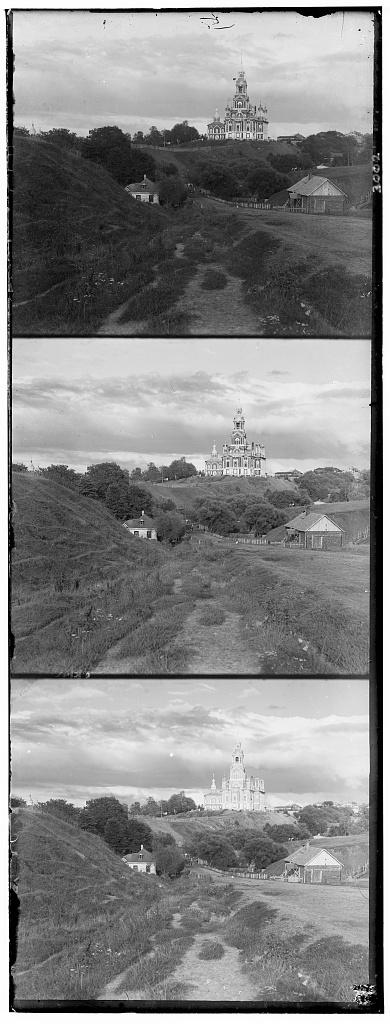
#> input picture projects/project1/CS180_fa2026_proj1_data/cathedral.jpg, 390 x 1024 px; its folder holds only this picture in this run
$ python main.py
#> lines starting #> are read from the running program, lines starting #| are printed output that depends on the picture
"""
CS180 (CS280A): Project 1 starter Python code.

These are suggested libraries. Instead of scikit-image, you could use
matplotlib and OpenCV to read, write, and display images.
"""

import numpy as np
import skimage as sk
import skimage.io as skio
from pathlib import Path
DATA_DIR = Path(__file__).parent / "CS180_fa2026_proj1_data"
OUT_DIR = Path(__file__).parent / "CS180_fa2026_merged_photos"
BASELINE_OUT_DIR = Path(__file__).parent / "CS180_fa2026_baseline_photos"
OFFSETS_FILE = Path(__file__).parent / "offsets.txt"
OUT_DIR.mkdir(exist_ok=True)
BASELINE_OUT_DIR.mkdir(exist_ok=True)
def auto_contrast(img, low_percentile=1, high_percentile=99):
    low = np.percentile(img, low_percentile)
    high = np.percentile(img, high_percentile)

    img = (img - low) / (high - low)
    return np.clip(img, 0, 1)
def edge_image(img):
    dy = np.diff(img, axis=0, append=img[-1:, :])
    dx = np.diff(img, axis=1, append=img[:, -1:])
    return np.sqrt(dx**2 + dy**2)
def cross_correlation(shifted, reference):
    a = shifted - np.mean(shifted)
    b = reference - np.mean(reference)

    score = np.sum(a * b) / (
        np.linalg.norm(a) * np.linalg.norm(b)
    )
    return score
def align(channel, reference, cleanup=True):
    def pyramid_helper(ch, ref, center=(0,0), radius=15):
        if min(ch.shape) > 300:

            ch_small = sk.transform.rescale(ch, 0.5, anti_aliasing=True)
            ref_small = sk.transform.rescale(ref, 0.5, anti_aliasing=True)
            small_dy, small_dx = pyramid_helper(ch_small, ref_small)
            center = (2 * small_dy, 2 * small_dx)
            radius = 5


        best = [-np.inf, 0 , 0]
        center_y, center_x = center
        for dy in range(center_y - radius, center_y + radius + 1):
            for dx in range(center_x - radius, center_x + radius + 1):
                shifted = np.roll(ch, shift=(dy, dx), axis=(0, 1))
                if cleanup:
                    score = cross_correlation(crop_center(edge_image(shifted)), crop_center(edge_image(ref)))
                else:
                    score = cross_correlation(shifted, ref)
                if (score > best[0]):
                    best[0], best[1], best[2] = score, dy, dx
        return best[1], best[2]
    dy, dx = pyramid_helper(channel, reference)
    return np.roll(channel, shift=(dy, dx), axis=(0, 1)), (dy, dx)
def crop_center(img, margin=0.25):
    h, w = img.shape[:2]
    y = int(h * margin)
    x = int(w * margin)
    return img[y:h-y, x:w-x]
def process_image(imname, out_dir, cleanup=True):
    # read in the image
#> called with imname = 'cathedral.jpg', cleanup = True
    im = skio.imread(DATA_DIR / imname)
#> im is the input picture: shape (1024, 390); min 0, max 255, mean 133.7

    # convert to double (might want to do this later on to save memory)
    im = sk.img_as_float(im)
    if im.ndim == 3:
        im = im[:, :, 0]

    # compute the height of each part (just 1/3 of total)
    height = np.floor(im.shape[0] / 3.0).astype(int)
#> height = 341

    # separate color channels
    b = im[:height]
    g = im[height : 2 * height]
    r = im[2 * height : 3 * height]

    # align the images
    # functions that might be useful for aligning the images include:
    # np.roll, np.sum, sk.transform.rescale (for multiscale)
    ag, g_offset = align(g, b, cleanup)
#> the loop in pyramid_helper (call 2), `for dy in range(center_y - radius, center_y + radius + 1):` made 31 passes
#> pass 1, in edge_image (call 2), `dx = np.diff(img, axis=1, append=img[:, -1:])`:
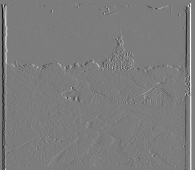
#> dx: shape (170, 195) float64; min -0.833, max 0.869, mean 1.22e-05; drawn with min black and max white
    ar, r_offset = align(r, b, cleanup)
#> call 3 of pyramid_helper, with center = (0, 0), radius = 15
#> call 4 of pyramid_helper, with center = (0, 0), radius = 15
#> after the loop in pyramid_helper (call 4), `for dy in range(center_y - radius, center_y + radius + 1):`:
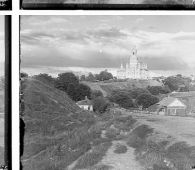
#> shifted: shape (170, 195) float64; min 0.000359, max 0.997, mean 0.584
#> the loop in pyramid_helper (call 3), `for dy in range(center_y - radius, center_y + radius + 1):` made 11 passes
#> pass 1, in cross_correlation (call 2044), `b = reference - np.mean(reference)`:
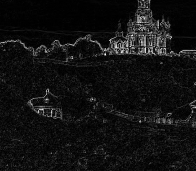
#> b: shape (171, 196) float64; min -0.0582, max 0.759, mean -5.51e-18; drawn with min black and max white
#> after the loop in pyramid_helper (call 3), `for dy in range(center_y - radius, center_y + radius + 1):`:
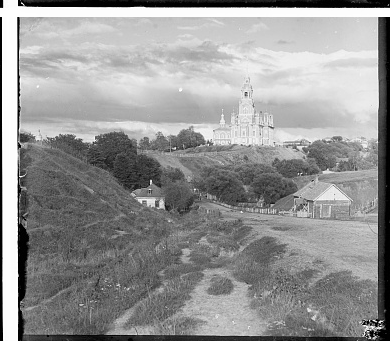
#> shifted: shape (341, 390) float64; min 0, max 1, mean 0.584
    with OFFSETS_FILE.open("a") as offsets:
        offsets.write(f"{imname}: G offset {g_offset}, R offset {r_offset}\n")

    # create a color image
    im_out = np.dstack([ar, ag, b])
    if cleanup:
        im_out = crop_center(im_out, margin=0.07)
#> im_out: shape (295, 336, 3) float64
        im_out = auto_contrast(im_out)
    # save the image
    fname = out_dir / f"{Path(imname).stem}_out.jpg"
    skio.imsave(fname, sk.img_as_ubyte(np.clip(im_out, 0, 1)))
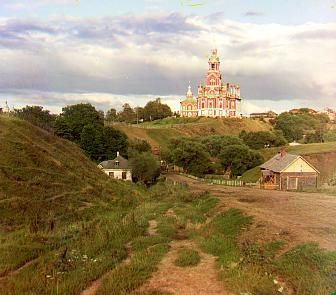
#> saved as cathedral_out.jpg: shape (295, 336, 3); mean R, G, B 153.5, 135.9, 102.3
    print(fname)

# name of the input file

OFFSETS_FILE.write_text("")
for image_path in DATA_DIR.iterdir():
    if image_path.suffix.lower() in [".jpg", ".tif", ".png"]:
        process_image(image_path.name, OUT_DIR)
        process_image(image_path.name, BASELINE_OUT_DIR, cleanup=False)
#> after the loop in pyramid_helper (call 5), `for dy in range(center_y - radius, center_y + radius + 1):`:
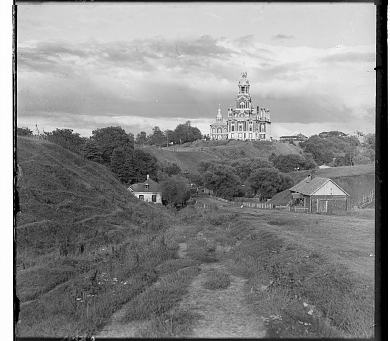
#> shifted: shape (341, 390) float64; min 0, max 1, mean 0.54
#> the loop in pyramid_helper (call 8), `for dy in range(center_y - radius, center_y + radius + 1):` made 31 passes
#> pass 1, in cross_correlation (call 3249), `a = shifted - np.mean(shifted)`:
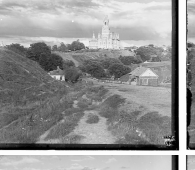
#> a: shape (170, 195) float64; min -0.584, max 0.412, mean -3.69e-17; drawn with min black and max white

$ run again, on projects/project1/CS180_fa2026_proj1_data/monastery.jpg
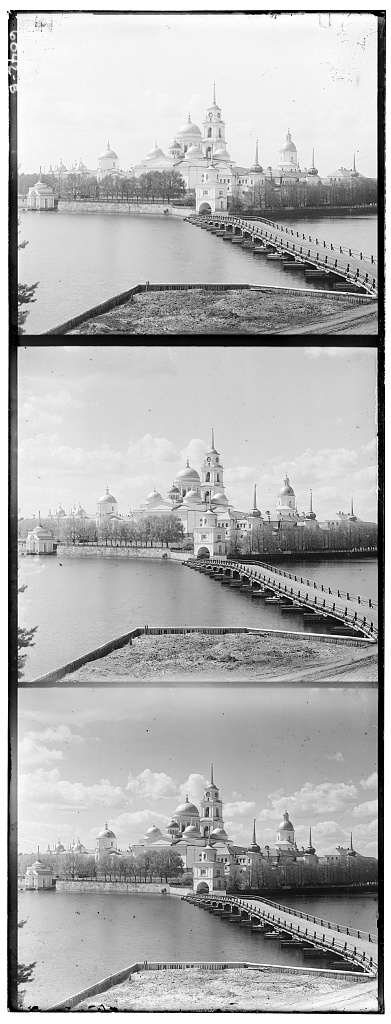
#> input picture projects/project1/CS180_fa2026_proj1_data/monastery.jpg, 391 x 1024 px
#> in process_image, im is the input picture: shape (1024, 391); min 0, max 255, mean 177.7
#> the loop in pyramid_helper (call 2), `for dy in range(center_y - radius, center_y + radius + 1):` made 31 passes
#> pass 1, in edge_image (call 2), `dx = np.diff(img, axis=1, append=img[:, -1:])`:
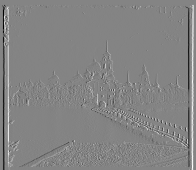
#> dx: shape (170, 196) float64; min -0.886, max 0.823, mean -1.14e-05; drawn with min black and max white
#> the loop in pyramid_helper (call 8), `for dy in range(center_y - radius, center_y + radius + 1):` made 31 passes
#> pass 1, in cross_correlation (call 3249), `a = shifted - np.mean(shifted)`:
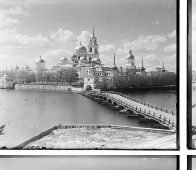
#> a: shape (170, 196) float64; min -0.656, max 0.344, mean 6.61e-18; drawn with min black and max white

$ run again, on projects/project1/CS180_fa2026_proj1_data/tobolsk.jpg
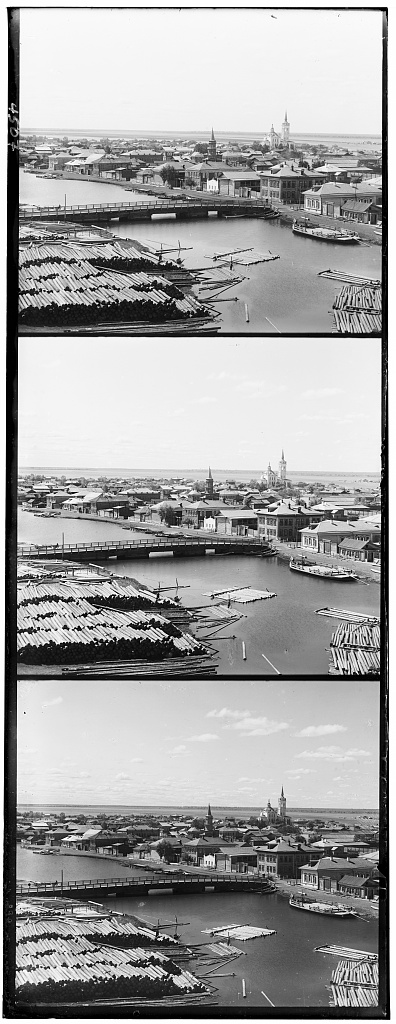
#> input picture projects/project1/CS180_fa2026_proj1_data/tobolsk.jpg, 396 x 1024 px
#> in process_image, im is the input picture: shape (1024, 396); min 0, max 255, mean 161
#> the loop in pyramid_helper (call 2), `for dy in range(center_y - radius, center_y + radius + 1):` made 31 passes
#> pass 1, in edge_image (call 2), `dx = np.diff(img, axis=1, append=img[:, -1:])`:
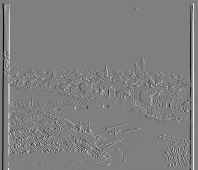
#> dx: shape (170, 198) float64; min -0.892, max 0.892, mean 4.88e-06; drawn with min black and max white
#> the loop in pyramid_helper (call 8), `for dy in range(center_y - radius, center_y + radius + 1):` made 31 passes
#> pass 1, in cross_correlation (call 3250), `a = shifted - np.mean(shifted)`:
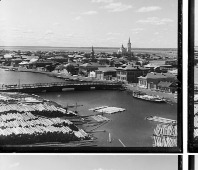
#> a: shape (170, 198) float64; min -0.551, max 0.448, mean -6.76e-18; drawn with min black and max white
